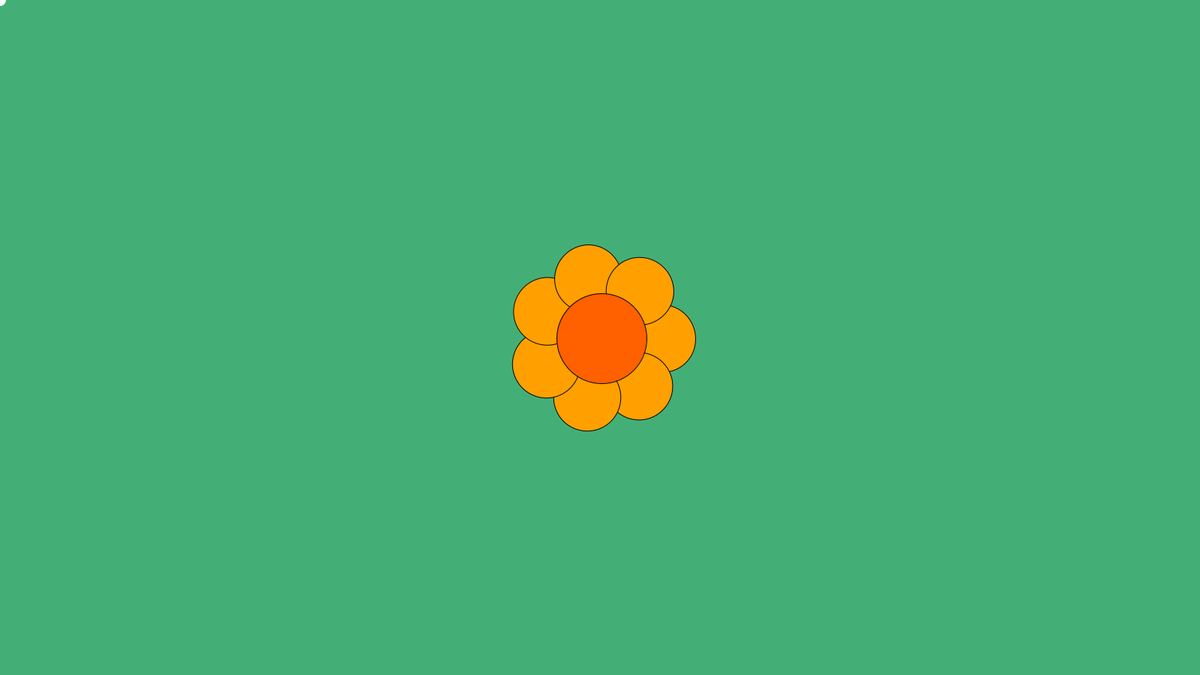
Frame 1 (no input)
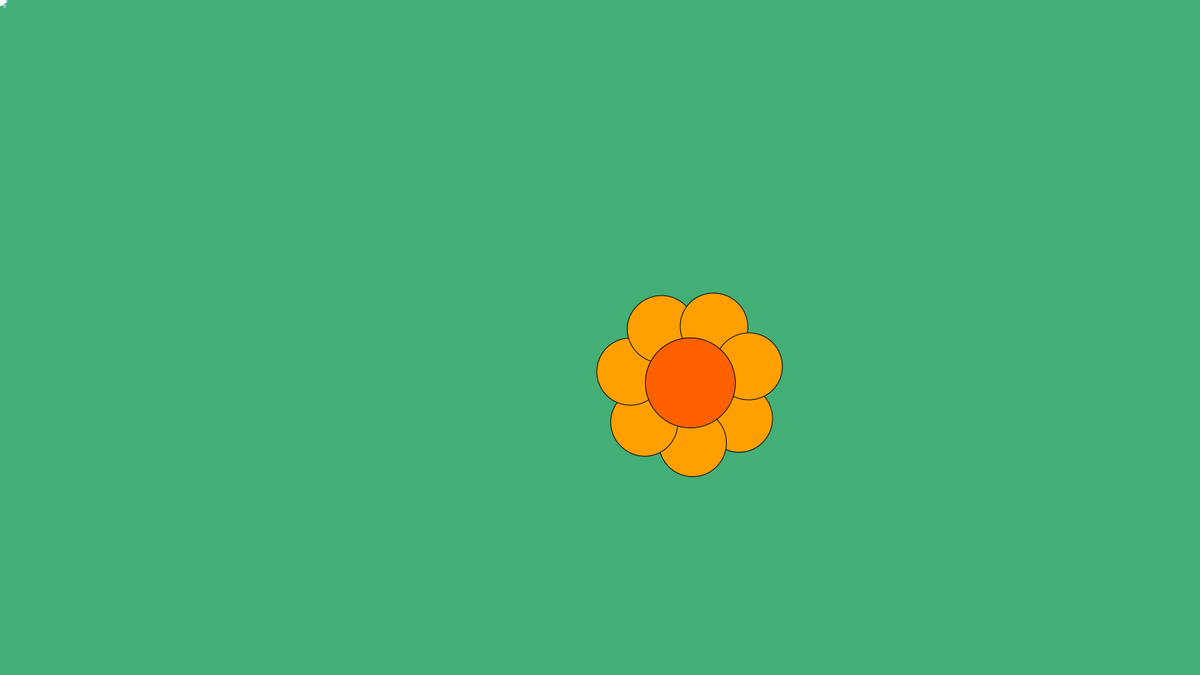
Frame 60 (the mouse pressed at the canvas centre just before this capture)
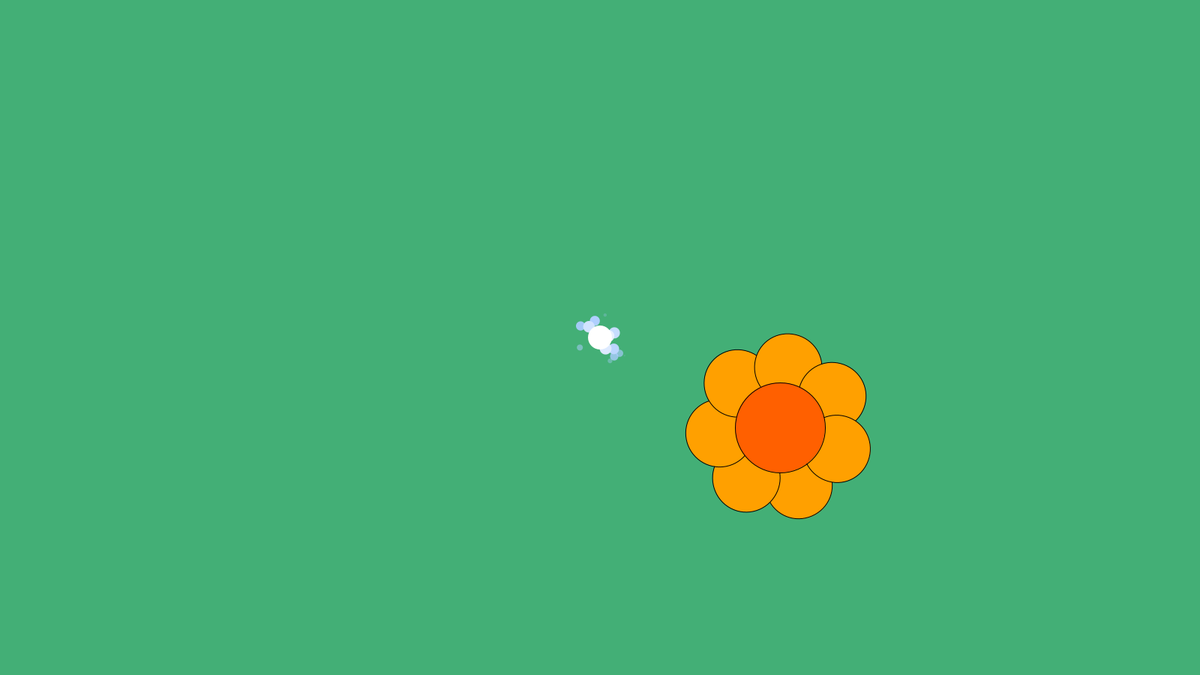
Frame 120 (the mouse held since frame 60 and released just before this capture)

The Processing sketch that drew these frames (run headless with seeded random() and noise(); from frame 60 on, the mouse is pressed at the canvas centre):

// Processing sketch: flowerObject
// ── flowerObject.pde
//Flower myFlower1;  // the first instance of the Flower class
//Flower myFlower2;
//Flower myFlower3;
Flower flowerList[]; // Making an object list so it is easier to add new flowers and to update/draw them all.
Explosion explosionList[]; // List of explosions that are happening.
float flowerToExplosionRatio = 5; /* The size ratio between flowers and their explosions.
  Currently, the base flower radius is 60, where a similar size explosion has a size of 300.
  So an explosion has a size value 5 timers larger than the flower's.
  The size value differs because the explosion's size is determined by a diminishing velocity, which controls how far the smoke can spread.
*/

Orb mouseOrb;

//Explosion explo; // Test explosion instance (UNUSED)

boolean clickHold = false; // Whether the user is holding a mouse button.
boolean clickPressed = false; // The instant the user has started pressing a mouse button.
boolean clickReleased = false; // The instant the user has started releasing a mouse button.
boolean isHoldingPetal = false; // Whether the user is holding a petal.


void setup()
{
  size(1600, 900); // Changed from (1600,1200), since I don't have a 4K monitor and I doubt most of us do!
  background(#43AF76);
  ellipseMode(RADIUS);
  
  int _r1 = 60;
  int _petals = 7;
  float _x = width/2;
  float _y = height/2;
  int _pc = #FFA000;
  
  int n_total_flowers = 6; // The total allowed amount of flowers.
  
  // Set the list's length, and fill it with "null" to begin with.
  flowerList = new Flower[n_total_flowers]; // Declare array with length.
  for(int i = 0; i < flowerList.length; i++) flowerList[i] = null; // Loop through array and set every index to "null".
  
  // Set the list's length, and fill it with "null" to begin with.
  explosionList = new Explosion[n_total_flowers]; // Declare array with length.
  for(int i = 0; i < explosionList.length; i++) explosionList[i] = null; // Loop through array and set every index to "null".
  
  
  // Flower Creation:
  
  flowerList[0] = new Flower(_r1, _petals, _x, _y, 2, 1, TAU/600.0, _pc); // Only one flower is created, since more can be created by right-clicking anywhere on the screen.
  //flowerList[1] = new Flower(_r1, _petals, _x+random(-100,100), _y, 4, 2, 0, _pc);
  //flowerList[2] = new Flower(_r1, _petals, _x+50, _y, -2, -2, 0, _pc);
  
  //explo = null; // Test explosion declared as "null" for no explosion (UNUSED)
  
  
  // Create orb:
  mouseOrb = new Orb(#AACCFF);
}

void mousePressed() // This function runs every frame that the user is holding a mouse button.
{
  if(!clickHold) clickPressed = true; // If we're not already holding the mouse button, set clickPressed to true.
  clickHold = true; // Set clickHold to true.
}

void mouseReleased() // This function runs (for 1 frame) when the mouse button is released.
{
  clickReleased = true; // Set to true, since the mouse button was released.
  clickPressed = false; // Set to false, in case the user has somehow started and stopped clicking at the same time (no idea how but, I won't run the chance).
  clickHold = false; // Set to false since the mouse button is no longer holding the mouse button.
}

void draw()
{
  background(#43AF76); // Refresh background so we don't create trails.
  stroke(0);
  
  // Loop through flower list:
  for(int i = 0; i < flowerList.length; i++)
  {
    if(flowerList[i] != null) // If this index has a flower (aka is not "null"):
    {
      flowerList[i].move(); // Move flower.
    }
    
    if(flowerList[i] != null) // Check again before displaying, in case the flower has removed itself from the list.
    {
      flowerList[i].display(); // Display flower.
    }
  }
  
  // Loop through explosion list:
  for(int i = 0; i < explosionList.length; i++)
  {
    if(explosionList[i] != null) // If this index has an explosion (aka is not "null"):
    {
      explosionList[i].update(); // Update explosion.
    }
    
    if(explosionList[i] != null) // Check again before displaying, in case the explosion has removed itself from the list.
    {
      explosionList[i].display(); // Display explosion.
    }
  }
  
  
  // Right Click to add flower:
  if(clickPressed && mouseButton == RIGHT) // If we've just pressed the button and it is the right mouse button:
  {
    int freeSpot = -1; // First mark the free spot with an index we'll never use. This way we will know if there is no free spot!
    
    // Loop through the flower list:
    for(int i = 0; i < flowerList.length; i++)
    {
      // If the current index is free (aka equal to null):
      if(flowerList[i] == null)
      {
        freeSpot = i; // Set freeSpot to that index, so we can use it later.
        break; // Stop the loop, since we already found a free spot.
      }
    }
    
    // If the freeSpot value is different than the one we set it to before (-1):
    if(freeSpot != -1)
    {
      // Make some random parameters for our flower.
      float new_radius = 32 + 96 * pow(random(1),2); // 32 is the smallest possible radius, while 32+96 is the largest. Though with the pow() function, the random value is squared, and as such higher values are rarer.
      int new_petals = round(random(1, 10));
      float new_x = mouseX;
      float new_y = mouseY;
      float new_xVel = random(0.5, 4) * (floor(random(2))*2-1);
      float new_yVel = random(0.5, 4) * (floor(random(2))*2-1);
      float new_rotVel = random(TAU/1200, TAU/180);
      colorMode(HSB);
      color new_petalColor = color(random(255), 255, 255); // Random hue, but same saturation and brightness! This results in strictly colorful flowers.
      colorMode(RGB);
      // Create a flower at the newly found index in the flower list, and give it the new random parameters.
      flowerList[freeSpot] = new Flower(new_radius, new_petals, new_x, new_y, new_xVel, new_yVel, new_rotVel, new_petalColor);
    }
  }
  
  
  // Orb stuff:
  mouseOrb.update();
  mouseOrb.display();
  
  
  
  /* DEBUG COLORRAMP TEST
  //displays a colorramp based on the colors and factors in the two arrays.
  
  color colorList[] = { // Colors:
    color(255, 0, 0, 255),
    color(0, 255, 0, 255),
    color(0, 0, 255, 255)
  };
  float facList[] = { // Factors:
    0.25,
    0.5,
    0.9
  };
  
  noStroke();
  int s = 256;
  for(int i = 0; i < s; i++) // Draw the colorramp:
  {
    fill(colorRamp(colorList, facList, float(i)/float(s)));
    rect(round(width/4.0 + (width/2.0)/float(s) * i), height*3.0/4.0, ceil((width/2.0)/float(s)), 64);
  }
  
  DEBUG END */
  
  // Reset the instantaneous click variables to false, since they're only meant to be true ONCE, until you press/release a mouse button again!
  clickPressed = false;
  clickReleased = false;
}

// Colorramp Function: Takes a list of colors and a list of corresponding factors (between 0 and 1), and uses an overarching factor value to determine which colors to blend.
color colorRamp(color col[], float colFac[], float fac)
{
  
  if(col.length < 2) return col[0]; // If the list contains only one color, just return that color.
  else if(col.length != colFac.length) return #FF00FF; // If the amount of colors and factors aren't the same, return pink as an error.
  else // Otherwise, continue...
  {
    // Default color is pink. If you receive this color from the colorramp unexpectedly, then something has gone wrong!
    float _r = 255;
    float _g = 0;
    float _b = 255;
    float _a = 255;
    
    for(int i = 0; i < col.length; i++)
    {
      if(fac <= colFac[i]) // If the factor provided is less than or equal to the current index of the factor list (aka if we're equal or below the range of the current color):
      {
        if(i == 0) // If this is the first color in the ramp:
        {
          // Return this color unchanged:
          _r = red(col[0]);
          _g = green(col[0]);
          _b = blue(col[0]);
          _a = alpha(col[0]);
        }
        else // If this is NOT the first color, then mix this and the previous colors:
        {
          // Calculate the factor (mix) between the two colors, based on their factors (colFac), and the global factor (fac).
          float mix = (fac - colFac[i-1]) / (colFac[i] - colFac[i-1]);
          // Calculate the mix between the two colors:
          _r = red(col[i-1]) + (red(col[i]) - red(col[i-1])) * mix;
          _g = green(col[i-1]) + (green(col[i]) - green(col[i-1])) * mix;
          _b = blue(col[i-1]) + (blue(col[i]) - blue(col[i-1])) * mix;
          _a = alpha(col[i-1]) + (alpha(col[i]) - alpha(col[i-1])) * mix;
        }
        
        break; // Stop the loop, since we now have our color.
      }
      else if(i == col.length - 1) // If this is the last color in the ramp:
      {
        // This means the fac value was not less than or equal to the factor of the last color... meaning the fac value is greater than the range of the color ramp.
        return col[i]; // In which case, we just return the final color in the ramp.
      }
      // Else... do nothing and let the next loop run.
    }
  
    return color(_r, _g, _b, _a); // Return the calculated color.
  }
}

// ── Emitter.pde
class Emitter
{
  /*
      Emitter:
      
      The emitter is an invisible object that can create and manage particles.
      The speciality of the emitter is that it can move and behave like a particle on its own.
      This means, while it creates particles at its own position, it can move around like a particle and be affected by gravity and such.
      This makes the emitter ideal for being a "particle-shedding particle", basically used here to create trails of particles for debris from the explosion.
      
      The emitter has the same parameters as a particle, except for the color parameters.
      It also has a variable that controls the amount of particles the emitter is allowed to create, as well as a "tickrate" governing how often it can creates particles.
  */
  
  float x, y; // Positional coordinates.
  float xVel, yVel; // Velocity/movement vector variables.
  float decel, grav; // Deceleration and gravity (deceleration is multiplied by the x/y velocities, and gravity is exclusively added to the y velocity).
  int life; // The lifespan of the emitter (in frames). To convert from seconds to frames, multiply by the framerate (here 60).
  int lifeMax; // Used to remember the lifespan that the emitter was created with.
  float size; // The size of the emitter (used to govern the sizes of its created particles).
  
  int particleCount = 0; // The number of particles currently in the list
  int particleMax = 25; // The maximum number of particles that the emitter can create.
  Particle myParticles[]; // The array variable for the list of particles.
  
  int tick = 0; // Counts when to create particles.
  int tickRate = 60/20; // Create particles 4 times per second.
  
  boolean dead = false; // Whether the particle is truly dead (once its lifespan has run out, and all its particles are dead).
  
  Emitter(float _x, float _y, float angle, float velocity, float _decel, float _grav, float _size, int _life) // The Emitter Constructor:
  {
    x = _x;
    y = _y;
    xVel = cos(angle) * velocity; // Convert angle and velocity to x-velocity.
    yVel = sin(angle) * velocity; // Convert angle and velocity to y-velocity.
    decel = _decel;
    grav = _grav;
    size = _size;
    life = _life;
    lifeMax = life; // Set max lifespan to the current lifespan, as this is the lifespan the object starts with.
    
    // Create the list of particles and fill it with null to begin with:
    myParticles = new Particle[particleMax]; // Declare array with length.
    for(int i = 0; i < myParticles.length; i++) myParticles[i] = null; // Loop through array and set every index to "null".
  }
  
  void update()
  {
    // If emitter is alive:
    if(life > 0)
    {
      // Movement:
      x += xVel;
      y += yVel;
      // Deceleration:
      xVel *= decel;
      yVel *= decel;
      // Gravity:
      yVel += grav;
      
      float l = 1.0 - float(life)/float(lifeMax); // Normalized lifespan value going from zero to one. (Zero = birth, one = death.)
      
      
      // Particle Creation:
      tick++;
      if(tick >= tickRate)
      {
        tick = 0;
        // If the current amount of particles in the list is lower than the maximum allowed:
        if(particleCount < particleMax)
        {
          // Create a new particle:
          particleCount++;
          
          int freeSpot = 0;
          for(int i = 0; i < myParticles.length; i++)
          {
            // If the current index in the list is free (aka equal to null).
            if(myParticles[i] == null)
            {
              freeSpot = i; // Set this equal to the current index (which we just found out is free).
              break; // Stop the loop, since we've found a free spot in the list.
            }
          }
          
          myParticles[freeSpot] = new Particle(x, y, random(TAU), random(0.2, 1), 0.95, 0, int(size*(1-l)), int(60*(1-l)), color(128*(1-l), 128*(1-l), 128*(1-l)));
        }
      }
      
      // Decrement life (basically age):
      life--;
    }
    
    
      
    // Loop through particle list and update any particles in it:
    for(int i = 0; i < myParticles.length; i++)
    {
      if(myParticles[i] != null)
      {
        myParticles[i].update();
        if(myParticles[i].life <= 0)
        {
          myParticles[i] = null; // If the current particle is dead, then remove it from the list.
          particleCount--;
        }
      }
    }
    
    if(life <= 0 && particleCount <= 0) // If emitter is dead, and there are no more live particles in the list:
    {
      dead = true; // Mark this emitter as truly dead.
    }
  }
  
  void display()
  {
    if(!dead)
    {
      // Loop through particle list and display any particles in it:
      for(int i = 0; i < myParticles.length; i++)
      {
        if(myParticles[i] != null) myParticles[i].display();
      }
    }
  }
}

// ── Explosion.pde
class Explosion
{
  /*
      Explosion:
      
      The explosion is made up of two types of objects: particles and emitters.
      It only has a position and a size (so it can't move around once created!).
      
      When an explosion is created, it will create both particles and emitters of its own, and keep track of them.
      The particles that the explosion creates are part of the main "cloud" of fire/smoke, that slowly disippates over time.
      The emitters make up the debris that flies off and create trails.
      
      The only VISIBLE objects in the explosion effect at any time, are always particles.
      The particles may belong to the explosion object or its emitters, but these two object types aren't visible on their own without particles.
  */
  
  float x, y;
  boolean dead = false;
  
  int emitterCount = 5;
  int particleCount = 32;
  
  Emitter myEmitters[];
  Particle myParticles[];
  
  // List of colors and animation times, used by the main particles (not the emitter particles).
  color partColors[] = {
    #FFEAB5, // Light yellow
    #FF5826, // Orange
    #821A22, // Dark red
    #404040  // Dark grey
  };
  float partColorTimes[] = {
    0.0,
    0.25,
    0.5,
    1.0
  };
  
  Explosion(float _x, float _y, float _size) // The Explosion Constructor:
  {
    x = _x;
    y = _y;
    
    float scale = (_size / 300.0);
    
    // Cloud (Particle) Variables:
    float cloudAngle = ((1 - sqrt(5)) / 2) * TAU; // Ensures evenly yet random spread.
    float cloudVelocity = 6 * scale;
    
    float cloudSizeBase = 24 * scale;
    float cloudSizeRandom = 16 * scale;
    
    int cloudLifeBase = int(90 * scale);
    int cloudLifeRandom = int(60 * scale);
    
    float cloudGravity = -0.02; // Negative gravity means going upward!
    float cloudDecel = 0.95;
    
    // Debris (Emitter) Variables:
    int emitterLifeBase = 100;
    int emitterLifeRandom = 40;
    
    float emitterVelocityBase = 4 * scale;
    float emitterVelocityRandom = 2 * scale;
    
    float emitterGravity = 0.1;
    float emitterDecel = 0.99;
    
    float emitterSize = 16 * scale;
    
    
    // Create Explosion Effects:
    
    
    // Create list and fill it with emitters:
    myEmitters = new Emitter[emitterCount];
    float randRot = random(TAU/emitterCount);
    for(int i = 0; i < myEmitters.length; i++)
    {
      // Constructor: x, y, angle, velocity, decel, grav, size, life.
      myEmitters[i] = new Emitter(x, y, TAU*float(i)/float(emitterCount) + randRot + random(-PI/16, PI/16), emitterVelocityBase + int(random(emitterVelocityRandom)), emitterDecel, emitterGravity, emitterSize, emitterLifeBase+int(random(emitterLifeRandom)));
    }
    
    // Create list and fill it with particles:
    myParticles = new Particle[particleCount];
    for(int i = 0; i < myParticles.length; i++)
    {
      float f = float(i+1)/float(particleCount);
      // Constructor: x, y, angle, velocity, decel, grav, size, life, color / colors, color-times.
      myParticles[i] = new Particle(x, y, i*cloudAngle, (1-f)*cloudVelocity, cloudDecel, cloudGravity, cloudSizeBase+random(cloudSizeRandom), cloudLifeBase+int(random(cloudLifeRandom)), partColors, partColorTimes);
    }
  }
  
  void update()
  {
    // Update emitters:
    if(emitterCount > 0)
    {
      for(int i = 0; i < myEmitters.length; i++)
      {
        if(myEmitters[i] != null)
        {
          myEmitters[i].update();
          // If emitter is dead:
          if(myEmitters[i].dead)
          {
            // Remove emitter:
            myEmitters[i] = null;
            emitterCount--;
          }
        }
      }
    }
    
    // Update particles:
    if(particleCount > 0)
    {
      for(int i = 0; i < myParticles.length; i++)
      {
        if(myParticles[i] != null)
        {
          myParticles[i].update();
          // If particle is dead:
          if(myParticles[i].life <= 0)
          {
            // Remove particle:
            myParticles[i] = null;
            particleCount--;
          }
        }
      }
    }
    
    if(emitterCount <= 0 && particleCount <= 0) dead = true;
  }
  
  void display()
  {
    // Display emitters (back-most):
    if(emitterCount > 0)
    {
      for(int i = floor(myEmitters.length/2); i < myEmitters.length; i++)
      {
        if(myEmitters[i] != null)
        {
          myEmitters[i].display();
        }
      }
    }
    
    // Display particles:
    if(particleCount > 0)
    {
      for(int i = 0; i < myParticles.length; i++)
      {
        if(myParticles[i] != null)
        {
          myParticles[i].display();
        }
      }
    }
    
    // Display emitters (front-most):
    if(emitterCount > 0)
    {
      for(int i = 0; i < floor(myEmitters.length/2); i++)
      {
        if(myEmitters[i] != null)
        {
          myEmitters[i].display();
        }
      }
    }
  }
}

// ── FlowerClass.pde
class Flower
{
  /*
      Flower:
      
      The flower bounces around on the screen with a constant velocity and angular momentum (meaning it rotates!)
      
      Flower's own an arrangement of petals that are connected to it.
      Once all the petals have been plucked off, the flower will destroy itself and create an explosion in its place.
      
      (Flowers can be added by right-clicking, only up to a certain amount of flowers can exist at once though!)
  */
  
  float r; // Radius of the flower petal
  int n_petals; // Number of petals 
  float petalScale = 0.75; // The scale of the petals, in relation to the flower's size.
  float x; // X-position of the center of the flower
  float y; // Y-position of the center of the flower
  float rot; // Rotation of the flower.
  float rotVel; // Rotational velocity (measured in radians per frame).
  float xVel; // X-velocity of the flower
  float yVel; // Y-velocity of the flower
  int petalColor; // Hexadecimal number for the color of petals
  Petal petals[]; // List of petals that belong to this flower.
  int petalCount; // The number of petals that the flower starts with.
  int petalsConnected; // The number of petals currently connected to the flower.
  boolean noPetals = false; // Whether all the petals have been plucked.
  boolean hasExploded = false; // Whether the flower has exploded.
 
  Flower(float _r, int _n_petals, float _x, float _y, float _xVel, float _yVel, float _rotVel, int _petalColor) // The Flower Constructor:
  {
    r = _r;
    n_petals = _n_petals;
    x = _x;
    y = _y;
    xVel = _xVel;
    yVel = _yVel;
    rotVel = _rotVel;
    petalColor = _petalColor;
    
    // Make petal list and add petals to it:
    petals = new Petal[n_petals];
    for(int i = 0; i < n_petals; i++)
    {
      petals[i] = new Petal(this, i * TAU/n_petals, petalColor);
    }
    
    petalCount = n_petals; // Counts the number of petals left existing after they're plucked.
    petalsConnected = n_petals; // Counts the number of petals connected to the flower.
  }
  
  void display ()
  {
    
    for(int i = 0; i < n_petals; i++)
    {
      if(petals[i] != null) petals[i].display();
    }
    
    /*float ballX;
    float ballY;
    
    fill(petalColor);
    for (float i=0;i<PI*2;i+=2*PI/n_petals) {
      //ballX=width/2 + r*cos(i);
      //ballY=height/2 + r*sin(i);
      ballX=x + r*cos(i);
      ballY=y + r*sin(i);
      ellipse(ballX,ballY,r,r);
      // Correctly ndenting your code makes it easier to tell where you are and what blocks you're in.
    }*/
    
    if(!noPetals) // Only display main flower body if there's at least one petal connected to it.
    {
      fill(255, 96, 0);
      ellipse(x, y, r, r);
    }
  }
  
  void move()
  {
    x += xVel;
    y += yVel;
    rot += rotVel;
    
    collide();
    
    // Check if all petals have been plucked:
    if(petalsConnected <= 0) noPetals = true;
    
    if(noPetals && !hasExploded)// If every petal has been plucked, and the flower has not exploded yet:
    {
      // Loop through the global explosion list:
      for(int i = 0; i < explosionList.length; i++)
      {
        // If this index is free (equal to null).
        if(explosionList[i] == null)
        {
          // Create new explosion:
          explosionList[i] = new Explosion(x, y, r * flowerToExplosionRatio);
          break; // Stop the loop.
        }
      }
      
      hasExploded = true; // Mark true, so there's only created one explosion and not several!
    }
    
    
    if(petalCount > 0) // If any petals exist:
    {
      // Update all the flower's petals:
      for(int i = 0; i < n_petals; i++)
      {
        if(petals[i] != null) petals[i].update();
      }
    }
    else // No petals exist.
    {
      // Loop through the global flower list:
      for(int i = 0; i < flowerList.length; i++)
      {
        // If this flower is in the current index:
        if(flowerList[i] == this)
        {
          // Remove this flower from the index.
          flowerList[i] = null;
        }
      }
    }
    
  }
  
  void collide()
  {
    // Collide with screen edges:
    
    if(x - r < 0 || x + r > width)
    {
      x = constrain(x, r, width-r);
      xVel *= -1;
    }
    if(y - r < 0 || y + r > height)
    {
      y = constrain(y, r, height-r);
      yVel *= -1;
    }
    
    
    // Collide with flowers:
    float fx, fy, fr;
    // Loop through the flower list:
    for(int i = 0; i < flowerList.length; i++)
    {
      // If the current index has a flower:
      if(flowerList[i] != null)
      {
        // If the current index doesn't belong to THIS flower:
        if(flowerList[i] != this)
        {
          fx = flowerList[i].x;
          fy = flowerList[i].y;
          fr = flowerList[i].r;
          
          if(!(x+r < fx-fr || x-r > fx+fr || y+r < fy-fr || y-r > fy+fr)) // Do a basic box-check first.
          {
            // Check for radii overlap:
            if(dist(x, y, fx, fy) < r+fr)
            {
              float a = atan2(yVel, xVel);            // Get the angle of this flower's velocity vector.
              float v = sqrt(xVel*xVel + yVel*yVel);  // Get the magnutude of the flower's velocity vector.
              
              float b = atan2(y-fy, x-fx); // Get the angle between the two flowers.
              
              float c = a + (b - a); // New angle (reflected 'a' around 'b').
              
              // Make a new velocity vector with the reflected angle and the old magnitude.
              xVel = cos(c) * v;
              yVel = sin(c) * v;
            }
          }
        }
      }
    }
  }
  
}

// ── Orb.pde
class Orb
{
  /*
      Orb:
      
      The orb follows the cursor and creates particles at its location, which with movement creates a trail.
      When the orb moves around after the cursor, it will grow with the increase in speed (and as will its particles).
      
      The orb also becomes "tense" when you hold a mouse button, which is visualized by the orb growing slightly, and releasing particles that have higher velocities.
  */
  
  float x, y, xOld, yOld, r; // Coordinates, old coordinates (for velocity calculation), and orb radius.
  color col; // Color of the particles created by the orb (the orb is always white!)
  Particle myParticles[]; // List of particles belonging to the orb.
  int particleCount = 0; // The current number of existing particles (that belong to the orb).
  int particleMax = 25; // The maximum number of particles allowed (by the orb).
  boolean holding = false; // Whether the mouse button is held.
  
  float rMin = 8; // Mininum radius under slowest speed.
  float rMax = 64; // Maximum radius under fastest speed.
  float rHold = 16; // Radius when holding (holding a mouse button).
  float rGrow = 0.2; // Growth rate between radii. Must be between 0 and 1, lower rate means slower growth. 1 = instant growth (looks ugly).
  
  float vMin = 0; // Minimum mouse velocity corresponding to minimum radius.
  float vMax = 64; // Maximum mouse velocity corresponding to maximum radius.
  
  int tick = 0; // Tick counter for spawning particles.
  int tickRate = 60/30; // How often to spawn particles. Normally 30/60 would mean "30 times over 60 frames", or 30 times a second. However this fraction is flipped since the tickrate counts in whole frames.
  // The tickrate here as 60/30 is really just 2. So every 2 frames it spawns a particle.
  
  color colors[]; // The color array carrying the colors which the particles fade over.
  float colorTimes[]; // The animation times for the particles' color animation.
  
  Orb(color _col) // Constructor, takes only a color for the orb's particles.
  {
    col = _col;
    
    colors = new color[3]; // The color list with the particles' colors:
    colors[0] = #FFFFFF; // Start white.
    colors[1] = col; // Go to the color from the constructor.
    colors[2] = color(col, 0); // Go to a fully transparent version of the color from the constructor.
    colorTimes = new float[3]; // The times for when certain colors should be faded to:
    colorTimes[0] = 0.0; // White.
    colorTimes[1] = 0.5; // Constructor-color.
    colorTimes[2] = 1.0; // Constructor-color (transparent).
    
    // Make list of particles and fill it with null to begin with:
    myParticles = new Particle[particleMax];
    for(int i = 0; i < myParticles.length; i++)
    {
      myParticles[i] = null;
    }
    
    r = rMin; // Set the current radius to the minimum radius.
  }
  
  void update()
  {
    // Update position to mouse coordinates:
    x = mouseX;
    y = mouseY;
    
    // Calculate radius based on velocity:
    float vel = dist(x, y, xOld, yOld); // Distance between the current and old position.
    float m = holding ? rHold : rMin;// Shortened if-statement. If holding, then use rHold, else, use rMin.
    r += (constrain(map(vel, vMin, vMax, rMin, rMax), m, rMax) - r) * rGrow;
    
    // Get whether the mouse button is held:
    holding = clickHold;
    
    // Create a trail of particles:
    tick++;
    if(tick >= tickRate) // If tick is ready to create a new particle:
    {
      tick = 0; // Reset tick back to zero.
      // If the current amount of particles in the list is lower than the maximum allowed:
      if(particleCount < particleMax)
      {
        // Create a new particle:
        particleCount++;
        
        int freeSpot = 0;
        for(int i = 0; i < myParticles.length; i++)
        {
          // If the current index in the list is free (aka equal to null).
          if(myParticles[i] == null)
          {
            freeSpot = i; // Set this equal to the current index (which we just found out is free).
            break; // Stop the loop, since we've found a free spot in the list.
          }
        }
        
        
        // Check if holding:
        if(holding)
        {
          // Create spraying particles:
          myParticles[freeSpot] = new Particle(x, y, random(TAU), random(2, 3), 0.95, 0, r*0.5, 30, colors, colorTimes);
        }
        else // Not holding:
        {
          // Create trailing particles:
          myParticles[freeSpot] = new Particle(x, y, random(TAU), random(0.5, 2), 0.95, 0, r*0.5, 30, colors, colorTimes);
        }
      }
    }
    
    // Loop through particle list and update any particles in it:
    for(int i = 0; i < myParticles.length; i++)
    {
      // If the current index being checked is not null (e.g. if it has an existing particle):
      if(myParticles[i] != null)
      {
        myParticles[i].update(); // Update the particle.
        if(myParticles[i].life <= 0) // If the particle has run out of life:
        {
          myParticles[i] = null; // Remove the particle from the list.
          particleCount--; // Decrement the particle counter by 1.
        }
      }
    }
    
    // Update old X/Y coordinates:
    xOld = x;
    yOld = y;
  }
  
  void display()
  {
    // Display particles:
    for(int i = 0; i < myParticles.length; i++)
    {
      // If the current index being checked is not null (e.g. if it has an existing particle):
      if(myParticles[i] != null)
      {
        myParticles[i].display(); // Display the particle.
      }
    }
    
    // Display orb:
    noStroke(); // No outline for the orb!
    fill(#FFFFFF); // Use a white color for the orb.
    circle(x, y, r); // Draw a circle at the orb's coordinates with the orb's radius.
  }
}

// ── Particle.pde
class Particle
{
  /*
      Particle:
      
      The particle is a moving entity with a simple circular shape, which has a lifespan and can change size and color.
      The particle's movement is determined by the angle and velocity given at creation, as well as deceleration and gravity.
      
      Deceleration slows down the movement of the particle by multiplying it with the velocity.
      Selecting a value like 0.99 makes the particle decelerate slower, while a value like 0.5 makes it slow down almost instantly.
      
      Gravity is added to the Y-velocity only, making the particle fall downwards (or upwards if set to a negative value!)
      Without gravity, the movement of the particle will remain linear, as if the particle were in outer space.
  */
  
  float x, y; // Positional coordinates.
  float xVel, yVel; // Velocity/movement vector variables.
  float decel, grav; // Deceleration and gravity (deceleration is multiplied by the x/y velocities, and gravity is exclusively added to the y velocity).
  int life; // The lifespan of the particle (in frames). To convert from seconds to frames, multiply by the framerate (here 60).
  int lifeMax; // Used to remember the lifespan that the particle was created with.
  float size; // The size of the particle
  
  color col[]; // The list of colors that the particle will go through.
  float colTime[]; // The times that govern when certain colors will be gone through.
  
  float visSize; // The visual size of the particle (used for drawing the particle after this size has been calculated).
  color visColor; // The visual color of the particle (used for drawing the particle after this color has been calculated).
  
  // Particle Constructor: Multiple colors:
  Particle(float _x, float _y, float angle, float velocity, float _decel, float _grav, float _size, int _life, color _col[], float _colTime[])
  {
    x = _x;
    y = _y;
    xVel = cos(angle) * velocity; // Convert angle and velocity to x-velocity.
    yVel = sin(angle) * velocity; // Convert angle and velocity to y-velocity.
    decel = _decel;
    grav = _grav;
    life = _life;
    lifeMax = life; // Set max lifespan to the current lifespan, as this is the lifespan the object starts with.
    size = _size;
    
    col = _col; // Give the color array through "pass by reference" (if that is what Processing actually does...)
    colTime = _colTime; // Give the color-times array through "pass by reference" (if that is what Processing actually does...)
  }
  // Particle Constructor: One color:
  Particle(float _x, float _y, float angle, float velocity, float _decel, float _grav, float _size, int _life, color _col)
  {
    x = _x;
    y = _y;
    xVel = cos(angle) * velocity; // Convert angle and velocity to x-velocity.
    yVel = sin(angle) * velocity; // Convert angle and velocity to y-velocity.
    decel = _decel;
    grav = _grav;
    life = _life;
    lifeMax = life; // Set max lifespan to the current lifespan, as this is the lifespan the object starts with.
    size = _size;
    
    col = new color[1]; // Make the array with just one index.
    col[0] = _col; // Add the one color to the array.
  }
  
  void update()
  {
    // If particle is alive:
    if(life > 0)
    {
      // Movement:
      x += xVel;
      y += yVel;
      // Deceleration:
      xVel *= decel;
      yVel *= decel;
      // Gravity:
      yVel += grav;
      
      float l = 1.0 - float(life)/float(lifeMax); // Normalized lifespan value going from zero to one. (Zero = birth, one = death.)
      
      // Calculate Size Animation (Identical for all particles!):
      if(l < 0.1) visSize = (1 - pow(10*l - 1, 2.0)) * size; // Scale up (quick).
      else visSize = (1 - pow((l - 0.1) / 0.9, 2.0)) * size; // Scale down (slow).
      
      // Calculate Color Animation:
      if(col.length == 1) visColor = col[0]; // If array only contains one color, just use that color.
      else visColor = colorRamp(col, colTime, l); // If array contains multiple colors, feed them into a color ramp.
      
      // Decrement life (basically age):
      life--;
    }
  }
  
  void display()
  {
    // If particle is alive:
    if(life > 0)
    {
      noStroke();
      fill(visColor); // Use the newly calculated color...
      circle(x, y, visSize); // ... and draw the circle using the coordinates, and the newly calculated size.
    }
  }
}

// ── Petal.pde
class Petal
{
  /*
      Petal:
      
      Every flower has 1 or more petals connected to it.
      These petals will follow the movement and rotation of their flower as long as they are connected.
      
      Petals can be clicked on with the left mouse button.
      Once you hold a petal, you can drag it away from the flower in order to pluck it off.
      If let go after being plucked, the petal will fall down until it can't be seen, where it is then deleted.
      
      (Petals carry momentum, so you can throw them with the cursor!)
  */
  
  float angle; // The petal's position on the flower, measured by angle.
  float x, y; // Positional coordinates of the petal.
  float radius; // The radius of the petal.
  float petalPoint = 0.6; // The point on the petal that is connected to the flower.
  float petalHoldPoint = 0.75; // The point where the petal will be held.
  float stretch = 1.0; // The amount that the user is stretching a petal.
  float stretchLimit = 2.0; // The limit for stretching a petal until it becomes plucked.
  float angleHold = 0.0; // The angle that the user is plucking the petal in relation to the flower and petal's own rotation.
  float angleLimit = PI * 0.75; // Angular limit for plucking a petal.
  Flower myFlower; // The flower that the petal is connected to.
  boolean plucked = false; // Whether the petal has been plucked off of the flower.
  boolean holding = false; // Whether the user is holding the petal.
  color col; // The color of the petal.
  
  float xVel, yVel; // Velocity variables (for when plucked).
  float xOld, yOld; // Previous x/y coordinates (for calculating the speed that the user is draggin/throwing the petal).
  float grav = 0.5; // Gravity (for when plucked).
  
  Petal(Flower _myFlower, float _angle, color _col) // The Petal Constructor:
  {
    myFlower = _myFlower;
    angle = _angle;
    col = _col;
    
    // Get data from myFlower:
    radius = myFlower.r * myFlower.petalScale;
    col = myFlower.petalColor;
    
    xOld = x;
    yOld = y;
  }
  
  void update()
  {
    // If the petal has not been plucked yet:
    if(!plucked)
    {
      // Move and rotate with flower:
      x = cos(myFlower.rot + angle) * (myFlower.r * petalPoint) + myFlower.x;
      y = sin(myFlower.rot + angle) * (myFlower.r * petalPoint) + myFlower.y;
    }
    
    // If the user is not holding a petal (any petal!)
    if(!isHoldingPetal)
    {
      // If the user has just started clicking, and this petal is not plucked:
      if(clickPressed && !plucked)
      {
        // Check if the distance between the cursor and the petal's center is less than the petal's radius (aka if the cursor overlaps the petal):
        if(dist(mouseX, mouseY, x + cos(myFlower.rot + angle) * radius, y + sin(myFlower.rot + angle) * radius) < radius)
        {
          // Hold the petal!
          isHoldingPetal = true; // Mark this global boolean so other petals know that we're holding a petal.
          holding = true;
        }
      }
    }
    
    // If the petal is being held:
    if(holding)
    {
      // If not plucked yet:
      if(!plucked)
      {
        angleHold = (atan2(mouseY - y, mouseX - x) - (myFlower.rot + angle) + TAU) % TAU;
        stretch = dist(mouseX, mouseY, x, y) / (radius*2) + (1-petalHoldPoint);
        
        // Check if the petal is stretched enough to be plucked:
        if(stretch > stretchLimit)// || abs(angleHold) > angleLimit ) // Extra bit for checking the angle limit, but it didn't work correctly.
        {
          // Pluck the petal!
          plucked = true;
          stretch = 1.0; // Reset stretch variable.
          angleHold = 0.0; // Reset angle-hold variable.
          angle += myFlower.rot; // Get the flower's rotation and add it to the petal.
          myFlower.petalsConnected--; // Decrement the number of connected petals from the flower.
        }
      }
      else // Is plucked:
      {
        // Follow mouse:
        x = mouseX - cos(angle) * radius * 2 * petalHoldPoint;
        y = mouseY - sin(angle) * radius * 2 * petalHoldPoint;
      }
    }
    else // Is not holding petal:
    {
      // If petal is plucked:
      if(plucked)
      {
        // Move with velocity:
        x += xVel;
        y += yVel;
        // Add gravity:
        yVel += grav;
        
        // If outside the window edges:
        if(x <= -2*radius || x >= width + 2*radius || y > height + 2*radius)
        {
          // Find this petal instance in myFlower's petal list, and set it to null (effectively deleting the petal).
          for(int i = 0; i < myFlower.petals.length; i++) // Loop through petal list:
          {
            if(myFlower.petals[i] == this) // If this index in the list is this petal:
            {
              myFlower.petals[i] = null; // Set this instance to null.
              myFlower.petalCount--; // Decrement the flower's petal counter.
              break; // Stop the loop.
            }
          }
        }
      }
    }
    
    // Check for release:
    if(holding && clickReleased)
    {
      holding = false;
      isHoldingPetal = false;
      // If not plucked yet:
      if(!plucked)
      {
        // Reset stretch and angle:
        stretch = 1.0;
        angleHold = 0.0;
      }
      else // Is plucked:
      {
        // Calculate velocity that the petal was released at, by finding the distance between the current position and the previous.
        xVel = x - xOld;
        yVel = y - yOld;
      }
    }
    
    // Save the current position for the next frame (current becomes old).
    xOld = x;
    yOld = y;
  }
  
  void display()
  {
    push(); // Save the current draw settings:
    translate(x, y); // Move to petal's coordinate:
    rotate(myFlower.rot * int(!plucked) + angle + angleHold); // Rotate canvas by petal's angle.
    
    fill(col); // Use the petal color:
    ellipse(radius * stretch, 0, radius * stretch, radius); // Draw petal (with stretch variable).
    
    pop(); // Revert to previous draw settings:
  }
}
